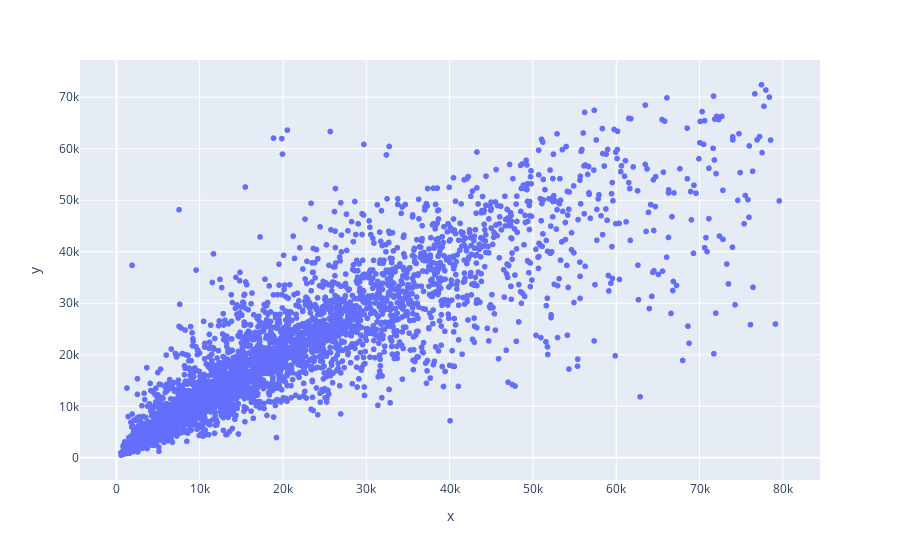

Source (notebook cell):
### Code cell
import plotly.express as px
px.scatter(x = y_test, y = preds )

### Figure 1 — Plotly figure (JSON) as saved in the notebook; plotly's stock layout.template omitted (floating-point values rounded to 4 significant figures; data arrays with more than 128 entries replaced by an {"elided": "..."} marker saying what was removed)
{"data": [{"hovertemplate": "x=%{x}<br>y=%{y}<extra></extra>", "legendgroup": "", "marker": {"color": "#636efa", "symbol": "circle"}, "mode": "markers", "name": "", "showlegend": false, "type": "scattergl", "x": {"elided": "5468 float values"}, "xaxis": "x", "y": {"elided": "5468 float values"}, "yaxis": "y"}], "layout": {"legend": {"tracegroupgap": 0}, "margin": {"t": 60}, "xaxis": {"anchor": "y", "domain": [0, 1], "title": {"text": "x"}}, "yaxis": {"anchor": "x", "domain": [0, 1], "title": {"text": "y"}}}}
